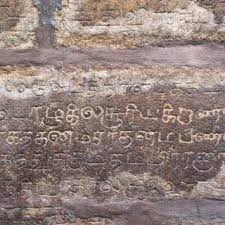
#> input picture data/samples/real_inscription.jpg, 225 x 225 px
$ python -i preprocess.py   (imports and definitions only)
#> lines starting #> are read from the running program, lines starting #| are printed output that depends on the picture
"""Image enhancement + line segmentation used at inference *and* training.

Real inscription photos differ from the synthetic renders in three ways and
this module closes each of them:

1. **resolution** – field photos (and thumbnails like the ones people actually
   upload) are small; anything under ``UPSCALE_MIN`` is interpolated 3x first;
2. **contrast** – CLAHE equalises raking sunlight / shadow before background
   removal, and a morphological closing (not a Gaussian) estimates the stone,
   which survives the heavy texture of real granite;
3. **polarity** – cut letters read *darker* than the stone in some lights and
   *lighter* (sunlit groove) in others; both ink maps are computed and the one
   with the stronger text energy wins.

``enhance`` returns an ink map with 1 = letter strokes, the same object the
models were trained on.
"""
from __future__ import annotations

from typing import List, Optional, Tuple

import cv2
import numpy as np

UPSCALE_MIN = 300


def to_gray(img: np.ndarray) -> np.ndarray:
    a = img.astype(np.float32)
    if a.max() > 1.5:                     # uint8 / 0-255 float input
        a /= 255.0
    if a.ndim == 3:
        a = cv2.cvtColor((np.clip(a, 0, 1) * 255).astype(np.uint8),
                         cv2.COLOR_BGR2GRAY).astype(np.float32) / 255.0
    return a


def _clahe(g: np.ndarray) -> np.ndarray:
    g8 = (np.clip(g, 0, 1) * 255).astype(np.uint8)
    h, w = g8.shape
    tile = max(2, min(h, w) // 32)
    cl = cv2.createCLAHE(clipLimit=2.0, tileGridSize=(tile, tile))
    return cl.apply(g8).astype(np.float32) / 255.0


def _ink_map(g: np.ndarray, dark_strokes: bool) -> np.ndarray:
    """Hybrid background (gaussian + morphological close/open), signed difference."""
    h, w = g.shape
    k = max(9, int(min(h, w) * 0.09) | 1)
    if dark_strokes:
        gauss = cv2.GaussianBlur(g, (0, 0), sigmaX=k / 2.0)
        kern = cv2.getStructuringElement(cv2.MORPH_ELLIPSE, (k, k))
        bg = np.maximum(gauss, cv2.morphologyEx(g, cv2.MORPH_CLOSE, kern))
        diff = bg - g
    else:
        gauss = cv2.GaussianBlur(g, (0, 0), sigmaX=k / 2.0)
        kern = cv2.getStructuringElement(cv2.MORPH_ELLIPSE, (k, k))
        bg = np.minimum(gauss, cv2.morphologyEx(g, cv2.MORPH_OPEN, kern))
        diff = g - bg
    return np.clip(diff / np.maximum(bg, 0.08), 0, None).astype(np.float32)


def _normalise(ink: np.ndarray) -> np.ndarray:
    pos = ink[ink > 0]
    if pos.size == 0:
        return np.zeros_like(ink)
    lo = np.percentile(ink, 60)
    hi = np.percentile(pos, 97)
    if hi <= lo + 1e-6:
        hi = lo + 1e-3
    ink = np.clip((ink - lo) / (hi - lo), 0, 1)
    ink = cv2.medianBlur((ink * 255).astype(np.uint8), 3).astype(np.float32) / 255.0
    h, w = ink.shape
    m = max(3, int(min(h, w) * 0.015))
    ink[:m, :] = 0
    ink[-m:, :] = 0
    ink[:, :m] = 0
    ink[:, -m:] = 0
    return ink


def enhance(photo: np.ndarray, bg_sigma: Optional[float] = None,
          clahe: Optional[bool] = None) -> np.ndarray:
    """Raw photo (any size, any polarity) -> normalised ink map (1 = strokes).

    The map is returned at the *input* resolution (processing happens at an
    upscaled resolution internally), so callers can overlay boxes directly.
    """
    g = to_gray(photo)
    h, w = g.shape
    proc = g
    if min(h, w) < UPSCALE_MIN:
        f = int(np.ceil(UPSCALE_MIN / min(h, w)))
        proc = cv2.resize(g, (w * f, h * f), interpolation=cv2.INTER_CUBIC)
    # CLAHE rescues real field photos (granite grain, shadow) but amplifies
    # residual mottle on smooth synthetic stone; the high-frequency energy of
    # the photo tells the two apart (measured: synthetic ~0.02, real ~0.04)
    hf = float(np.abs(proc - cv2.GaussianBlur(proc, (0, 0), 2.0)).mean())
    use_clahe = (hf > 0.032) if clahe is None else clahe
    if use_clahe:
        proc = _clahe(proc)

    dark = _normalise(_ink_map(proc, dark_strokes=True))
    light = _normalise(_ink_map(proc, dark_strokes=False))

    def energy(m):
        v = np.sort(m.ravel())[::-1][:max(50, m.size // 50)]
        return float(v.sum())

    ink = dark if energy(dark) >= energy(light) else light
    if ink.shape != (h, w):
        ink = cv2.resize(ink, (w, h), interpolation=cv2.INTER_AREA)
    return ink


# [145 lines left out: functions deskew, segment_lines, _char_height, _split_tall, _stroke_only, extract_glyph_patch, not called in this run]

>>> import cv2
>>> picture = cv2.imread('../../data/samples/real_inscription.jpg')
#> picture is the input picture: shape (225, 225, 3); mean B, G, R 124.2, 129.4, 147.2
>>> result = enhance(picture)
#> in enhance, `proc = cv2.resize(g, (w * f, h * f), interpolation=cv2.INTER_CUBIC)`:
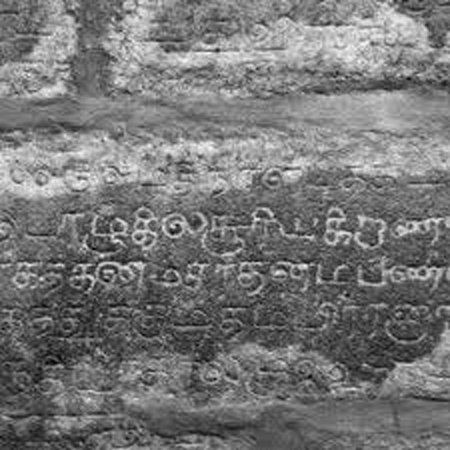
#> proc: shape (450, 450) float32; min 0.101, max 1.01, mean 0.526; drawn with min black and max white
#> in enhance, `hf = float(np.abs(proc - cv2.GaussianBlur(proc, (0, 0), 2.0)).mean())`: hf = 0.0405
#> in enhance, `use_clahe = (hf > 0.032) if clahe is None else clahe`: use_clahe = True
#> in _ink_map, `gauss = cv2.GaussianBlur(g, (0, 0), sigmaX=k / 2.0)`:
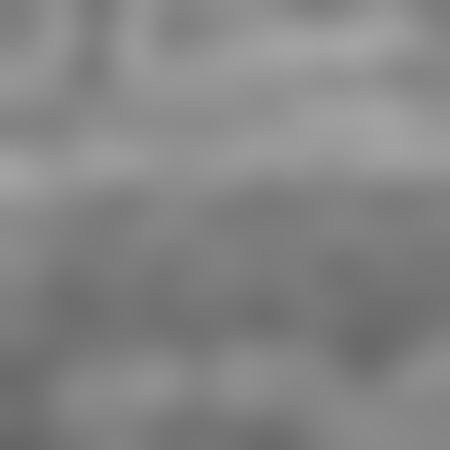
#> gauss: shape (450, 450) float32; min 0.404, max 0.645, mean 0.522
#> in _ink_map, `return np.clip(diff / np.maximum(bg, 0.08), 0, None).astype(np.float32)`:
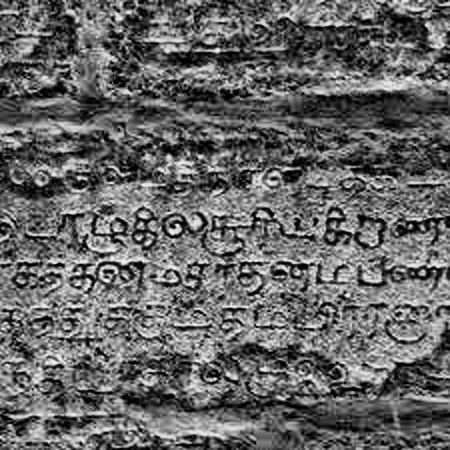
#> returned value: shape (450, 450) float32; min 0, max 0.974, mean 0.403
#> in _normalise, `lo = np.percentile(ink, 60)`: lo = 0.468
#> in _normalise, `hi = np.percentile(pos, 97)`: hi = 0.812
#> call 2 of _ink_map, with dark_strokes = False
#> in _ink_map (call 2), `bg = np.minimum(gauss, cv2.morphologyEx(g, cv2.MORPH_OPEN, kern))`:
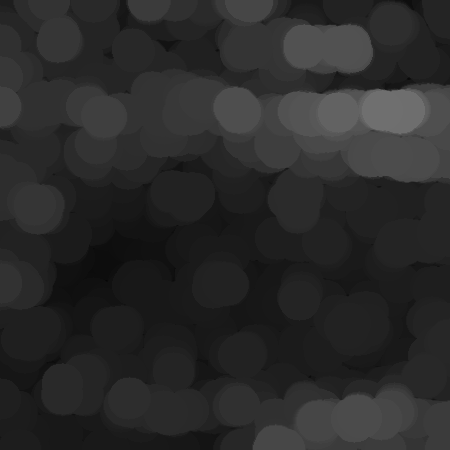
#> bg: shape (450, 450) float32; min 0.0235, max 0.435, mean 0.165
#> in _ink_map (call 2), `diff = g - bg`:
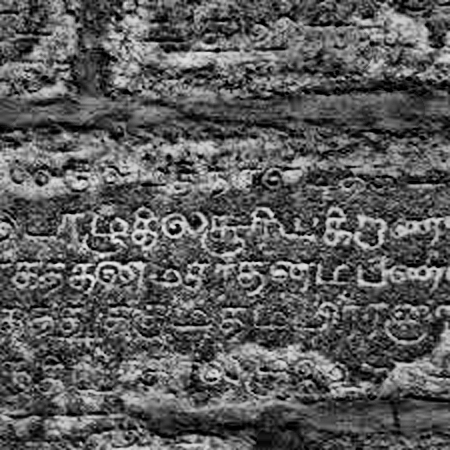
#> diff: shape (450, 450) float32; min 0, max 0.937, mean 0.357
#> in _ink_map (call 2), `return np.clip(diff / np.maximum(bg, 0.08), 0, None).astype(np.float32)`:
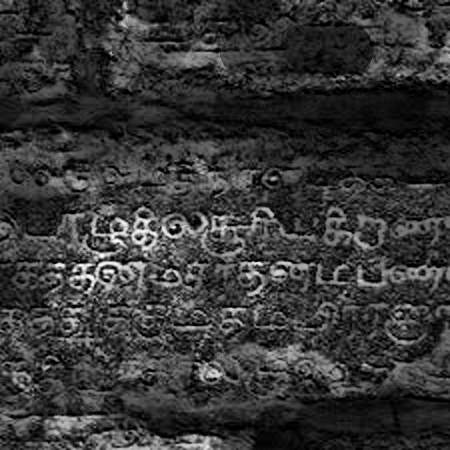
#> returned value: shape (450, 450) float32; min 0, max 11.72, mean 2.53; drawn with min black and max white
#> in energy, `v = np.sort(m.ravel())[::-1][:max(50, m.size // 50)]`: v = 4050 values, max 1 at index 0, min 0.973 at index 3992, mean 0.998
#> in enhance, `ink = cv2.resize(ink, (w, h), interpolation=cv2.INTER_AREA)`:
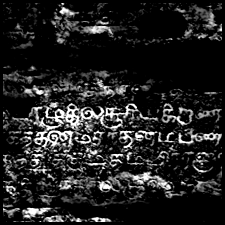
#> ink: shape (225, 225) float32; min 0, max 1, mean 0.136
